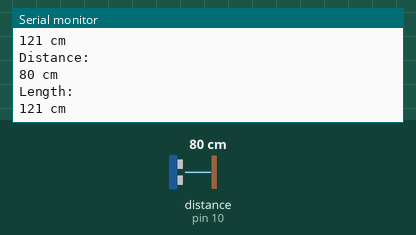
The sketch below on a simulated Arduino Uno, built with avr-gcc and run on an emulated ATmega328P. Shown: the last lines printed to the serial monitor. Wiring (inferred from the names in the program): ultrasonic range finder: trigger pin 9; echo pin 10. The inputs (shaded band) are chosen by the test bench; at power-on: distance to the obstacle (sensor on pin 10) 80 cm. The echo pulse lasts 58.3 µs per cm.

Above: at 4.8 s.
4.9 s: distance to the obstacle (sensor on pin 10) set to 2 cm
At 9.3 s:
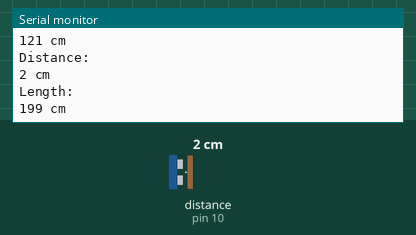
9.9 s: distance to the obstacle (sensor on pin 10) set to 4 cm
At 12.4 s:
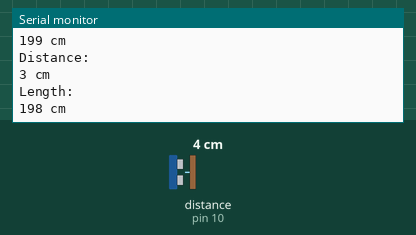
Timing chart, 0 to 13.9 s (numbered marks = the images above; inputs shaded):
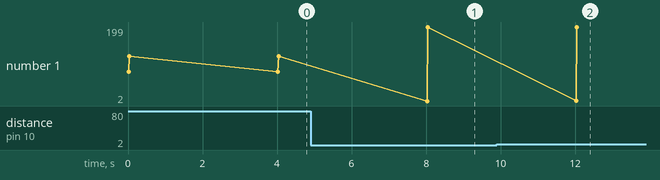

Measured:
- after the input at 4.9 s, the serial monitor: prints a new line after 3.1 s (image 1)
- after the input at 9.9 s, the serial monitor: prints a new line after 2.1 s (image 2)
- plotted number 1: 121 → 199 after the input at 4.9 s, 199 → 198 after the input at 9.9 s

The sketch:

HC_SR04_Ultrasonic_sensor_distance.ino
```cpp
int trig = 9;
int echo = 10;

float duration;
int distance;
int   Length;
int door_Height =201;

void setup()
{
  Serial.begin (9600);
   pinMode(trig, OUTPUT);
  pinMode(echo, INPUT);
}
void loop()
{
   digitalWrite(trig, LOW);
  delayMicroseconds(2);
   digitalWrite(trig, HIGH);
  delayMicroseconds(10);
  digitalWrite(trig,   LOW);
  duration = pulseIn(echo, HIGH);
  distance = (duration/2) / 29.1;
   Length =  door_Height - distance;
  Serial.println("Distance: ");
  Serial.print(distance);
   Serial.println(" cm");
  Serial.println("Length: ");
  Serial.print(Length);
   Serial.println(" cm");
  delay(4000);
}
```
